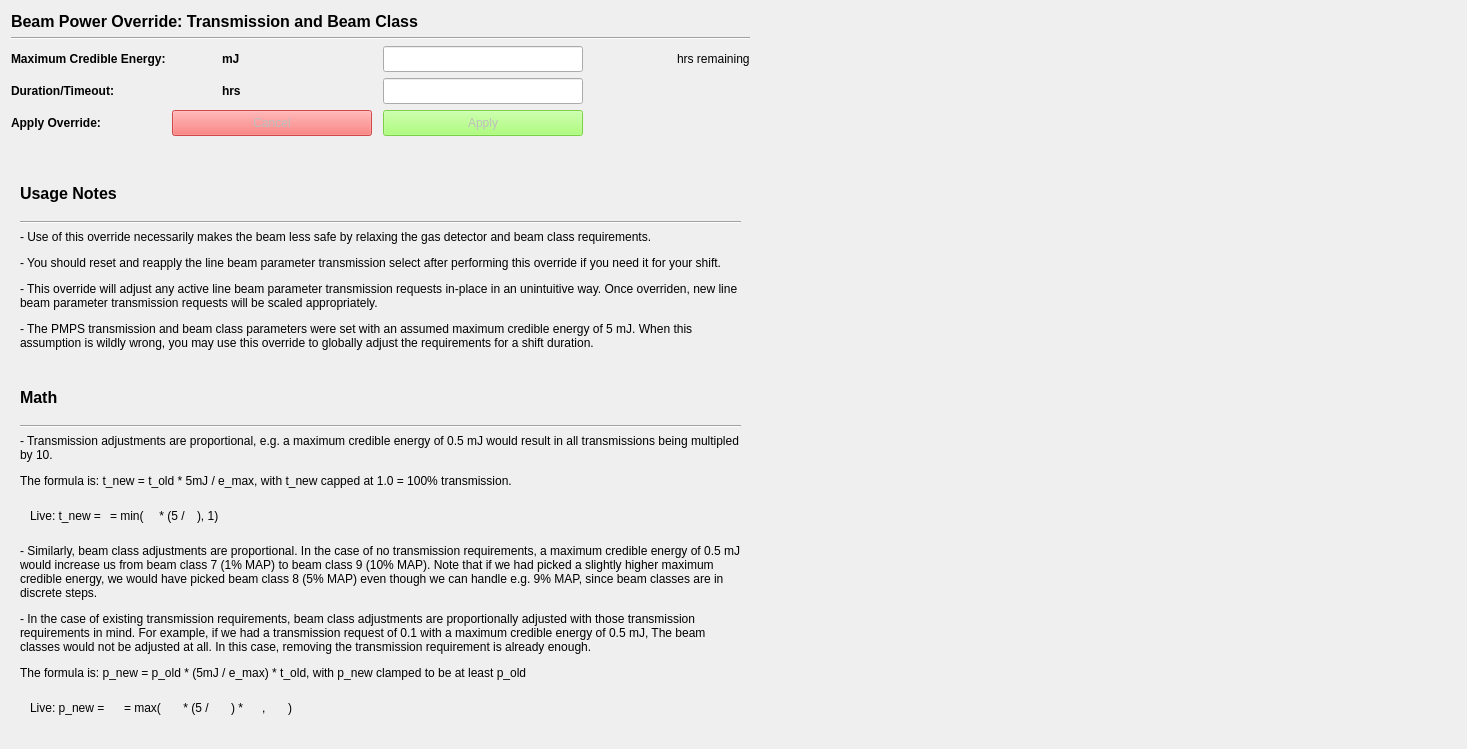
<?xml version="1.0" encoding="UTF-8"?>
<ui version="4.0">
 <class>Form</class>
 <widget class="QWidget" name="Form">
  <property name="geometry">
   <rect>
    <x>0</x>
    <y>0</y>
    <width>1467</width>
    <height>749</height>
   </rect>
  </property>
  <property name="windowTitle">
   <string>Form</string>
  </property>
  <layout class="QGridLayout" name="gridLayout">
   <item row="0" column="0" colspan="4">
    <widget class="QLabel" name="label_29">
     <property name="font">
      <font>
       <pointsize>12</pointsize>
       <weight>75</weight>
       <bold>true</bold>
      </font>
     </property>
     <property name="toolTip">
      <string>&lt;html&gt;&lt;head/&gt;&lt;body&gt;&lt;p&gt;Use this section to globally relax the transmission requirements. The transmission requirements are designed to protect us from a 5mJ beam. If your beam is substantially weaker than 5mJ, you can put in the maximum credible energy here to temporarily adjust all of the transmission protections to compensate.&lt;/p&gt;&lt;/body&gt;&lt;/html&gt;</string>
     </property>
     <property name="text">
      <string>Beam Power Override: Transmission and Beam Class</string>
     </property>
    </widget>
   </item>
   <item row="2" column="2">
    <widget class="PyDMLineEdit" name="jf_cred_energy_set">
     <property name="sizePolicy">
      <sizepolicy hsizetype="Preferred" vsizetype="Fixed">
       <horstretch>0</horstretch>
       <verstretch>0</verstretch>
      </sizepolicy>
     </property>
     <property name="minimumSize">
      <size>
       <width>200</width>
       <height>26</height>
      </size>
     </property>
     <property name="maximumSize">
      <size>
       <width>200</width>
       <height>16777215</height>
      </size>
     </property>
     <property name="toolTip">
      <string/>
     </property>
     <property name="precision" stdset="0">
      <number>0</number>
     </property>
     <property name="showUnits" stdset="0">
      <bool>true</bool>
     </property>
     <property name="precisionFromPV" stdset="0">
      <bool>true</bool>
     </property>
     <property name="alarmSensitiveContent" stdset="0">
      <bool>false</bool>
     </property>
     <property name="alarmSensitiveBorder" stdset="0">
      <bool>true</bool>
     </property>
     <property name="PyDMToolTip" stdset="0">
      <string/>
     </property>
     <property name="channel" stdset="0">
      <string>ca://${line_arbiter_prefix}IntensityJF</string>
     </property>
    </widget>
   </item>
   <item row="4" column="0">
    <widget class="QLabel" name="label_24">
     <property name="font">
      <font>
       <weight>75</weight>
       <bold>true</bold>
      </font>
     </property>
     <property name="toolTip">
      <string>&lt;html&gt;&lt;head/&gt;&lt;body&gt;&lt;p&gt;Click &amp;quot;apply&amp;quot; to start the transmission override mode. Click &amp;quot;cancel&amp;quot; to return to the normal protection mode.&lt;/p&gt;&lt;/body&gt;&lt;/html&gt;</string>
     </property>
     <property name="text">
      <string>Apply Override:</string>
     </property>
    </widget>
   </item>
   <item row="0" column="4">
    <spacer name="horizontalSpacer">
     <property name="orientation">
      <enum>Qt::Horizontal</enum>
     </property>
     <property name="sizeType">
      <enum>QSizePolicy::Expanding</enum>
     </property>
     <property name="sizeHint" stdset="0">
      <size>
       <width>40</width>
       <height>20</height>
      </size>
     </property>
    </spacer>
   </item>
   <item row="2" column="1">
    <layout class="QHBoxLayout" name="horizontalLayout_5">
     <property name="spacing">
      <number>0</number>
     </property>
     <item>
      <widget class="PyDMLabel" name="jf_cred_energy">
       <property name="minimumSize">
        <size>
         <width>50</width>
         <height>26</height>
        </size>
       </property>
       <property name="maximumSize">
        <size>
         <width>50</width>
         <height>26</height>
        </size>
       </property>
       <property name="toolTip">
        <string/>
       </property>
       <property name="precision" stdset="0">
        <number>0</number>
       </property>
       <property name="showUnits" stdset="0">
        <bool>false</bool>
       </property>
       <property name="precisionFromPV" stdset="0">
        <bool>true</bool>
       </property>
       <property name="alarmSensitiveContent" stdset="0">
        <bool>false</bool>
       </property>
       <property name="alarmSensitiveBorder" stdset="0">
        <bool>true</bool>
       </property>
       <property name="PyDMToolTip" stdset="0">
        <string/>
       </property>
       <property name="channel" stdset="0">
        <string>ca://${line_arbiter_prefix}IntensityJF_RBV</string>
       </property>
      </widget>
     </item>
     <item>
      <widget class="QLabel" name="label_26">
       <property name="minimumSize">
        <size>
         <width>25</width>
         <height>0</height>
        </size>
       </property>
       <property name="maximumSize">
        <size>
         <width>25</width>
         <height>16777215</height>
        </size>
       </property>
       <property name="font">
        <font>
         <weight>75</weight>
         <bold>true</bold>
        </font>
       </property>
       <property name="text">
        <string>mJ</string>
       </property>
      </widget>
     </item>
     <item>
      <spacer name="horizontalSpacer_3">
       <property name="orientation">
        <enum>Qt::Horizontal</enum>
       </property>
       <property name="sizeType">
        <enum>QSizePolicy::Fixed</enum>
       </property>
       <property name="sizeHint" stdset="0">
        <size>
         <width>130</width>
         <height>20</height>
        </size>
       </property>
      </spacer>
     </item>
    </layout>
   </item>
   <item row="3" column="1">
    <layout class="QHBoxLayout" name="horizontalLayout_9">
     <property name="spacing">
      <number>0</number>
     </property>
     <item>
      <widget class="PyDMLabel" name="jf_duration">
       <property name="minimumSize">
        <size>
         <width>50</width>
         <height>26</height>
        </size>
       </property>
       <property name="maximumSize">
        <size>
         <width>50</width>
         <height>16777215</height>
        </size>
       </property>
       <property name="toolTip">
        <string/>
       </property>
       <property name="precision" stdset="0">
        <number>2</number>
       </property>
       <property name="showUnits" stdset="0">
        <bool>false</bool>
       </property>
       <property name="precisionFromPV" stdset="0">
        <bool>false</bool>
       </property>
       <property name="alarmSensitiveContent" stdset="0">
        <bool>false</bool>
       </property>
       <property name="alarmSensitiveBorder" stdset="0">
        <bool>true</bool>
       </property>
       <property name="PyDMToolTip" stdset="0">
        <string/>
       </property>
       <property name="channel" stdset="0">
        <string>ca://${line_arbiter_prefix}DurationJF_RBV</string>
       </property>
      </widget>
     </item>
     <item>
      <widget class="QLabel" name="label_25">
       <property name="minimumSize">
        <size>
         <width>25</width>
         <height>0</height>
        </size>
       </property>
       <property name="maximumSize">
        <size>
         <width>25</width>
         <height>16777215</height>
        </size>
       </property>
       <property name="font">
        <font>
         <weight>75</weight>
         <bold>true</bold>
        </font>
       </property>
       <property name="text">
        <string>hrs</string>
       </property>
      </widget>
     </item>
     <item>
      <spacer name="horizontalSpacer_4">
       <property name="orientation">
        <enum>Qt::Horizontal</enum>
       </property>
       <property name="sizeType">
        <enum>QSizePolicy::Fixed</enum>
       </property>
       <property name="sizeHint" stdset="0">
        <size>
         <width>130</width>
         <height>20</height>
        </size>
       </property>
      </spacer>
     </item>
    </layout>
   </item>
   <item row="1" column="0" colspan="4">
    <widget class="Line" name="line">
     <property name="orientation">
      <enum>Qt::Horizontal</enum>
     </property>
    </widget>
   </item>
   <item row="3" column="2">
    <widget class="PyDMLineEdit" name="jf_duration_set">
     <property name="sizePolicy">
      <sizepolicy hsizetype="Preferred" vsizetype="Fixed">
       <horstretch>0</horstretch>
       <verstretch>0</verstretch>
      </sizepolicy>
     </property>
     <property name="minimumSize">
      <size>
       <width>200</width>
       <height>26</height>
      </size>
     </property>
     <property name="maximumSize">
      <size>
       <width>200</width>
       <height>16777215</height>
      </size>
     </property>
     <property name="toolTip">
      <string/>
     </property>
     <property name="precision" stdset="0">
      <number>2</number>
     </property>
     <property name="showUnits" stdset="0">
      <bool>false</bool>
     </property>
     <property name="precisionFromPV" stdset="0">
      <bool>false</bool>
     </property>
     <property name="alarmSensitiveContent" stdset="0">
      <bool>false</bool>
     </property>
     <property name="alarmSensitiveBorder" stdset="0">
      <bool>true</bool>
     </property>
     <property name="PyDMToolTip" stdset="0">
      <string/>
     </property>
     <property name="channel" stdset="0">
      <string>ca://${line_arbiter_prefix}DurationJF</string>
     </property>
    </widget>
   </item>
   <item row="3" column="0">
    <widget class="QLabel" name="label_23">
     <property name="font">
      <font>
       <weight>75</weight>
       <bold>true</bold>
      </font>
     </property>
     <property name="toolTip">
      <string>&lt;html&gt;&lt;head/&gt;&lt;body&gt;&lt;p&gt;This is the timeout after which we will remove our transmission override. It is intended to be overridden for the length of a single shift.&lt;/p&gt;&lt;/body&gt;&lt;/html&gt;</string>
     </property>
     <property name="text">
      <string>Duration/Timeout:</string>
     </property>
    </widget>
   </item>
   <item row="2" column="3">
    <layout class="QHBoxLayout" name="horizontalLayout_11">
     <item>
      <widget class="PyDMByteIndicator" name="jf_active_byte">
       <property name="sizePolicy">
        <sizepolicy hsizetype="Fixed" vsizetype="Fixed">
         <horstretch>0</horstretch>
         <verstretch>0</verstretch>
        </sizepolicy>
       </property>
       <property name="minimumSize">
        <size>
         <width>26</width>
         <height>26</height>
        </size>
       </property>
       <property name="maximumSize">
        <size>
         <width>26</width>
         <height>26</height>
        </size>
       </property>
       <property name="toolTip">
        <string/>
       </property>
       <property name="alarmSensitiveContent" stdset="0">
        <bool>false</bool>
       </property>
       <property name="alarmSensitiveBorder" stdset="0">
        <bool>true</bool>
       </property>
       <property name="PyDMToolTip" stdset="0">
        <string/>
       </property>
       <property name="channel" stdset="0">
        <string>ca://${line_arbiter_prefix}ApplyJF_RBV</string>
       </property>
       <property name="showLabels" stdset="0">
        <bool>false</bool>
       </property>
       <property name="bigEndian" stdset="0">
        <bool>false</bool>
       </property>
       <property name="circles" stdset="0">
        <bool>true</bool>
       </property>
       <property name="numBits" stdset="0">
        <number>1</number>
       </property>
       <property name="shift" stdset="0">
        <number>0</number>
       </property>
       <property name="labels" stdset="0">
        <stringlist>
         <string>Bit 0</string>
        </stringlist>
       </property>
      </widget>
     </item>
     <item>
      <widget class="PyDMLabel" name="jf_time_remaining">
       <property name="minimumSize">
        <size>
         <width>50</width>
         <height>26</height>
        </size>
       </property>
       <property name="maximumSize">
        <size>
         <width>50</width>
         <height>16777215</height>
        </size>
       </property>
       <property name="toolTip">
        <string/>
       </property>
       <property name="precision" stdset="0">
        <number>2</number>
       </property>
       <property name="showUnits" stdset="0">
        <bool>false</bool>
       </property>
       <property name="precisionFromPV" stdset="0">
        <bool>false</bool>
       </property>
       <property name="alarmSensitiveContent" stdset="0">
        <bool>false</bool>
       </property>
       <property name="alarmSensitiveBorder" stdset="0">
        <bool>true</bool>
       </property>
       <property name="PyDMToolTip" stdset="0">
        <string/>
       </property>
       <property name="channel" stdset="0">
        <string>ca://${line_arbiter_prefix}TimeRemainJF_RBV</string>
       </property>
      </widget>
     </item>
     <item>
      <widget class="QLabel" name="label_27">
       <property name="maximumSize">
        <size>
         <width>125</width>
         <height>16777215</height>
        </size>
       </property>
       <property name="font">
        <font>
         <weight>50</weight>
         <bold>false</bold>
        </font>
       </property>
       <property name="text">
        <string>hrs remaining</string>
       </property>
      </widget>
     </item>
    </layout>
   </item>
   <item row="4" column="1">
    <widget class="PyDMPushButton" name="jf_cancel">
     <property name="enabled">
      <bool>false</bool>
     </property>
     <property name="minimumSize">
      <size>
       <width>200</width>
       <height>26</height>
      </size>
     </property>
     <property name="maximumSize">
      <size>
       <width>200</width>
       <height>16777215</height>
      </size>
     </property>
     <property name="toolTip">
      <string/>
     </property>
     <property name="styleSheet">
      <string notr="true">QPushButton { background-color: rgb(255, 85, 85) }</string>
     </property>
     <property name="text">
      <string>Cancel</string>
     </property>
     <property name="alarmSensitiveContent" stdset="0">
      <bool>false</bool>
     </property>
     <property name="alarmSensitiveBorder" stdset="0">
      <bool>false</bool>
     </property>
     <property name="PyDMToolTip" stdset="0">
      <string/>
     </property>
     <property name="channel" stdset="0">
      <string>ca://${line_arbiter_prefix}CancelJF</string>
     </property>
     <property name="passwordProtected" stdset="0">
      <bool>false</bool>
     </property>
     <property name="password" stdset="0">
      <string/>
     </property>
     <property name="protectedPassword" stdset="0">
      <string/>
     </property>
     <property name="showConfirmDialog" stdset="0">
      <bool>false</bool>
     </property>
     <property name="confirmMessage" stdset="0">
      <string>Are you sure you want to proceed?</string>
     </property>
     <property name="pressValue" stdset="0">
      <string>1</string>
     </property>
     <property name="releaseValue" stdset="0">
      <string>None</string>
     </property>
     <property name="relativeChange" stdset="0">
      <bool>false</bool>
     </property>
     <property name="writeWhenRelease" stdset="0">
      <bool>false</bool>
     </property>
    </widget>
   </item>
   <item row="8" column="0" colspan="4">
    <widget class="QScrollArea" name="scrollArea">
     <property name="frameShape">
      <enum>QFrame::NoFrame</enum>
     </property>
     <property name="frameShadow">
      <enum>QFrame::Plain</enum>
     </property>
     <property name="lineWidth">
      <number>0</number>
     </property>
     <property name="horizontalScrollBarPolicy">
      <enum>Qt::ScrollBarAlwaysOff</enum>
     </property>
     <property name="widgetResizable">
      <bool>true</bool>
     </property>
     <widget class="QWidget" name="scrollAreaWidgetContents_2">
      <property name="geometry">
       <rect>
        <x>0</x>
        <y>0</y>
        <width>1362</width>
        <height>570</height>
       </rect>
      </property>
      <layout class="QVBoxLayout" name="verticalLayout">
       <item>
        <widget class="QLabel" name="label_31">
         <property name="font">
          <font>
           <pointsize>12</pointsize>
           <weight>75</weight>
           <bold>true</bold>
          </font>
         </property>
         <property name="toolTip">
          <string/>
         </property>
         <property name="text">
          <string>Usage Notes</string>
         </property>
        </widget>
       </item>
       <item>
        <widget class="Line" name="line_2">
         <property name="orientation">
          <enum>Qt::Horizontal</enum>
         </property>
        </widget>
       </item>
       <item>
        <widget class="QLabel" name="label">
         <property name="text">
          <string>&lt;html&gt;&lt;head/&gt;&lt;body&gt;&lt;p&gt;- Use of this override necessarily makes the beam less safe by relaxing the gas detector and beam class requirements.&lt;/p&gt;&lt;p&gt;- You should reset and reapply the line beam parameter transmission select after performing this override if you need it for your shift.&lt;/p&gt;&lt;p&gt;- This override will adjust any active line beam parameter transmission requests in-place in an unintuitive way. Once overriden, new line beam parameter transmission requests will be scaled appropriately.&lt;/p&gt;&lt;p&gt;- The PMPS transmission and beam class parameters were set with an assumed maximum credible energy of 5 mJ. When this assumption is wildly wrong, you may use this override to globally adjust the requirements for a shift duration.&lt;/p&gt;&lt;/body&gt;&lt;/html&gt;</string>
         </property>
         <property name="wordWrap">
          <bool>true</bool>
         </property>
        </widget>
       </item>
       <item>
        <spacer name="horizontalSpacer_6">
         <property name="orientation">
          <enum>Qt::Horizontal</enum>
         </property>
         <property name="sizeType">
          <enum>QSizePolicy::Fixed</enum>
         </property>
         <property name="sizeHint" stdset="0">
          <size>
           <width>40</width>
           <height>20</height>
          </size>
         </property>
        </spacer>
       </item>
       <item>
        <widget class="QLabel" name="label_32">
         <property name="font">
          <font>
           <pointsize>12</pointsize>
           <weight>75</weight>
           <bold>true</bold>
          </font>
         </property>
         <property name="toolTip">
          <string/>
         </property>
         <property name="text">
          <string>Math</string>
         </property>
        </widget>
       </item>
       <item>
        <widget class="Line" name="line_3">
         <property name="orientation">
          <enum>Qt::Horizontal</enum>
         </property>
        </widget>
       </item>
       <item>
        <widget class="QLabel" name="label_2">
         <property name="text">
          <string>&lt;html&gt;&lt;head/&gt;&lt;body&gt;&lt;p&gt;- Transmission adjustments are proportional, e.g. a maximum credible energy of 0.5 mJ would result in all transmissions being multipled by 10.&lt;/p&gt;&lt;p&gt;The formula is: t_new = t_old * 5mJ / e_max, with t_new capped at 1.0 = 100% transmission.&lt;/p&gt;&lt;/body&gt;&lt;/html&gt;</string>
         </property>
         <property name="wordWrap">
          <bool>true</bool>
         </property>
        </widget>
       </item>
       <item>
        <layout class="QHBoxLayout" name="horizontalLayout">
         <property name="spacing">
          <number>1</number>
         </property>
         <property name="leftMargin">
          <number>10</number>
         </property>
         <property name="topMargin">
          <number>10</number>
         </property>
         <property name="rightMargin">
          <number>10</number>
         </property>
         <property name="bottomMargin">
          <number>10</number>
         </property>
         <item>
          <widget class="QLabel" name="label_7">
           <property name="text">
            <string>Live: t_new =</string>
           </property>
          </widget>
         </item>
         <item>
          <widget class="PyDMLabel" name="PyDMLabel_6">
           <property name="enabled">
            <bool>false</bool>
           </property>
           <property name="maximumSize">
            <size>
             <width>200</width>
             <height>16777215</height>
            </size>
           </property>
           <property name="toolTip">
            <string/>
           </property>
           <property name="precision" stdset="0">
            <number>2</number>
           </property>
           <property name="showUnits" stdset="0">
            <bool>true</bool>
           </property>
           <property name="precisionFromPV" stdset="0">
            <bool>false</bool>
           </property>
           <property name="alarmSensitiveContent" stdset="0">
            <bool>false</bool>
           </property>
           <property name="alarmSensitiveBorder" stdset="0">
            <bool>true</bool>
           </property>
           <property name="PyDMToolTip" stdset="0">
            <string/>
           </property>
           <property name="channel" stdset="0">
            <string>ca://${trans_req_pv}</string>
           </property>
           <property name="displayFormat" stdset="0">
            <enum>PyDMLabel::Exponential</enum>
           </property>
          </widget>
         </item>
         <item>
          <widget class="QLabel" name="label_4">
           <property name="text">
            <string>= min( </string>
           </property>
          </widget>
         </item>
         <item>
          <widget class="PyDMLabel" name="PyDMLabel_7">
           <property name="enabled">
            <bool>false</bool>
           </property>
           <property name="maximumSize">
            <size>
             <width>200</width>
             <height>16777215</height>
            </size>
           </property>
           <property name="toolTip">
            <string/>
           </property>
           <property name="precision" stdset="0">
            <number>2</number>
           </property>
           <property name="showUnits" stdset="0">
            <bool>true</bool>
           </property>
           <property name="precisionFromPV" stdset="0">
            <bool>false</bool>
           </property>
           <property name="alarmSensitiveContent" stdset="0">
            <bool>false</bool>
           </property>
           <property name="alarmSensitiveBorder" stdset="0">
            <bool>true</bool>
           </property>
           <property name="PyDMToolTip" stdset="0">
            <string/>
           </property>
           <property name="channel" stdset="0">
            <string>ca://${line_arbiter_prefix}RequestedBP:Transmission_RBV</string>
           </property>
           <property name="enableRichText" stdset="0">
            <bool>false</bool>
           </property>
           <property name="displayFormat" stdset="0">
            <enum>PyDMLabel::Exponential</enum>
           </property>
          </widget>
         </item>
         <item>
          <widget class="QLabel" name="label_6">
           <property name="text">
            <string> * (5 / </string>
           </property>
          </widget>
         </item>
         <item>
          <widget class="PyDMLabel" name="jf_cred_energy_2">
           <property name="toolTip">
            <string/>
           </property>
           <property name="precision" stdset="0">
            <number>0</number>
           </property>
           <property name="showUnits" stdset="0">
            <bool>false</bool>
           </property>
           <property name="precisionFromPV" stdset="0">
            <bool>true</bool>
           </property>
           <property name="alarmSensitiveContent" stdset="0">
            <bool>false</bool>
           </property>
           <property name="alarmSensitiveBorder" stdset="0">
            <bool>true</bool>
           </property>
           <property name="PyDMToolTip" stdset="0">
            <string/>
           </property>
           <property name="channel" stdset="0">
            <string>ca://${line_arbiter_prefix}IntensityJF_RBV</string>
           </property>
           <property name="enableRichText" stdset="0">
            <bool>false</bool>
           </property>
          </widget>
         </item>
         <item>
          <widget class="QLabel" name="label_5">
           <property name="text">
            <string>), 1)</string>
           </property>
          </widget>
         </item>
         <item>
          <spacer name="horizontalSpacer_2">
           <property name="orientation">
            <enum>Qt::Horizontal</enum>
           </property>
           <property name="sizeHint" stdset="0">
            <size>
             <width>40</width>
             <height>20</height>
            </size>
           </property>
          </spacer>
         </item>
        </layout>
       </item>
       <item>
        <widget class="QLabel" name="label_3">
         <property name="text">
          <string>&lt;html&gt;&lt;head/&gt;&lt;body&gt;&lt;p&gt;- Similarly, beam class adjustments are proportional. In the case of no transmission requirements, a maximum credible energy of 0.5 mJ would increase us from beam class 7 (1% MAP) to beam class 9 (10% MAP). Note that if we had picked a slightly higher maximum credible energy, we would have picked beam class 8 (5% MAP) even though we can handle e.g. 9% MAP, since beam classes are in discrete steps.&lt;/p&gt;&lt;p&gt;- In the case of existing transmission requirements, beam class adjustments are proportionally adjusted with those transmission requirements in mind. For example, if we had a transmission request of 0.1 with a maximum credible energy of 0.5 mJ, The beam classes would not be adjusted at all. In this case, removing the transmission requirement is already enough.&lt;/p&gt;&lt;p&gt;The formula is: p_new = p_old * (5mJ / e_max) * t_old, with p_new clamped to be at least p_old&lt;/p&gt;&lt;/body&gt;&lt;/html&gt;</string>
         </property>
         <property name="wordWrap">
          <bool>true</bool>
         </property>
        </widget>
       </item>
       <item>
        <layout class="QHBoxLayout" name="horizontalLayout_2">
         <property name="leftMargin">
          <number>10</number>
         </property>
         <property name="topMargin">
          <number>10</number>
         </property>
         <property name="rightMargin">
          <number>10</number>
         </property>
         <property name="bottomMargin">
          <number>10</number>
         </property>
         <item>
          <widget class="QLabel" name="label_11">
           <property name="text">
            <string>Live: p_new =</string>
           </property>
          </widget>
         </item>
         <item>
          <widget class="PyDMLabel" name="PyDMLabel_8">
           <property name="enabled">
            <bool>false</bool>
           </property>
           <property name="maximumSize">
            <size>
             <width>200</width>
             <height>16777215</height>
            </size>
           </property>
           <property name="toolTip">
            <string/>
           </property>
           <property name="precision" stdset="0">
            <number>2</number>
           </property>
           <property name="showUnits" stdset="0">
            <bool>true</bool>
           </property>
           <property name="precisionFromPV" stdset="0">
            <bool>false</bool>
           </property>
           <property name="alarmSensitiveContent" stdset="0">
            <bool>false</bool>
           </property>
           <property name="alarmSensitiveBorder" stdset="0">
            <bool>true</bool>
           </property>
           <property name="PyDMToolTip" stdset="0">
            <string/>
           </property>
           <property name="channel" stdset="0">
            <string>ca://${line_arbiter_prefix}PowerOverride_RBV</string>
           </property>
           <property name="enableRichText" stdset="0">
            <bool>false</bool>
           </property>
           <property name="displayFormat" stdset="0">
            <enum>PyDMLabel::Exponential</enum>
           </property>
          </widget>
         </item>
         <item>
          <widget class="QLabel" name="label_8">
           <property name="text">
            <string>= max(</string>
           </property>
          </widget>
         </item>
         <item>
          <widget class="PyDMLabel" name="PyDMLabel_9">
           <property name="enabled">
            <bool>false</bool>
           </property>
           <property name="maximumSize">
            <size>
             <width>200</width>
             <height>16777215</height>
            </size>
           </property>
           <property name="toolTip">
            <string/>
           </property>
           <property name="precision" stdset="0">
            <number>2</number>
           </property>
           <property name="showUnits" stdset="0">
            <bool>true</bool>
           </property>
           <property name="precisionFromPV" stdset="0">
            <bool>false</bool>
           </property>
           <property name="alarmSensitiveContent" stdset="0">
            <bool>false</bool>
           </property>
           <property name="alarmSensitiveBorder" stdset="0">
            <bool>true</bool>
           </property>
           <property name="PyDMToolTip" stdset="0">
            <string/>
           </property>
           <property name="channel" stdset="0">
            <string>ca://${line_arbiter_prefix}RequestedPowerMax_RBV</string>
           </property>
           <property name="enableRichText" stdset="0">
            <bool>false</bool>
           </property>
           <property name="displayFormat" stdset="0">
            <enum>PyDMLabel::Exponential</enum>
           </property>
          </widget>
         </item>
         <item>
          <widget class="QLabel" name="label_9">
           <property name="text">
            <string> * (5 / </string>
           </property>
          </widget>
         </item>
         <item>
          <widget class="PyDMLabel" name="jf_cred_energy_3">
           <property name="toolTip">
            <string/>
           </property>
           <property name="precision" stdset="0">
            <number>0</number>
           </property>
           <property name="showUnits" stdset="0">
            <bool>false</bool>
           </property>
           <property name="precisionFromPV" stdset="0">
            <bool>true</bool>
           </property>
           <property name="alarmSensitiveContent" stdset="0">
            <bool>false</bool>
           </property>
           <property name="alarmSensitiveBorder" stdset="0">
            <bool>true</bool>
           </property>
           <property name="PyDMToolTip" stdset="0">
            <string/>
           </property>
           <property name="channel" stdset="0">
            <string>ca://${line_arbiter_prefix}IntensityJF_RBV</string>
           </property>
           <property name="enableRichText" stdset="0">
            <bool>false</bool>
           </property>
          </widget>
         </item>
         <item>
          <widget class="QLabel" name="label_10">
           <property name="text">
            <string>) *</string>
           </property>
          </widget>
         </item>
         <item>
          <widget class="PyDMLabel" name="PyDMLabel_10">
           <property name="enabled">
            <bool>false</bool>
           </property>
           <property name="maximumSize">
            <size>
             <width>200</width>
             <height>16777215</height>
            </size>
           </property>
           <property name="toolTip">
            <string/>
           </property>
           <property name="precision" stdset="0">
            <number>2</number>
           </property>
           <property name="showUnits" stdset="0">
            <bool>true</bool>
           </property>
           <property name="precisionFromPV" stdset="0">
            <bool>false</bool>
           </property>
           <property name="alarmSensitiveContent" stdset="0">
            <bool>false</bool>
           </property>
           <property name="alarmSensitiveBorder" stdset="0">
            <bool>true</bool>
           </property>
           <property name="PyDMToolTip" stdset="0">
            <string/>
           </property>
           <property name="channel" stdset="0">
            <string>ca://${line_arbiter_prefix}RequestedBP:Transmission_RBV</string>
           </property>
           <property name="enableRichText" stdset="0">
            <bool>false</bool>
           </property>
           <property name="displayFormat" stdset="0">
            <enum>PyDMLabel::Exponential</enum>
           </property>
          </widget>
         </item>
         <item>
          <widget class="QLabel" name="label_12">
           <property name="text">
            <string>, </string>
           </property>
          </widget>
         </item>
         <item>
          <widget class="PyDMLabel" name="PyDMLabel_11">
           <property name="enabled">
            <bool>false</bool>
           </property>
           <property name="maximumSize">
            <size>
             <width>200</width>
             <height>16777215</height>
            </size>
           </property>
           <property name="toolTip">
            <string/>
           </property>
           <property name="precision" stdset="0">
            <number>2</number>
           </property>
           <property name="showUnits" stdset="0">
            <bool>true</bool>
           </property>
           <property name="precisionFromPV" stdset="0">
            <bool>false</bool>
           </property>
           <property name="alarmSensitiveContent" stdset="0">
            <bool>false</bool>
           </property>
           <property name="alarmSensitiveBorder" stdset="0">
            <bool>true</bool>
           </property>
           <property name="PyDMToolTip" stdset="0">
            <string/>
           </property>
           <property name="channel" stdset="0">
            <string>ca://${line_arbiter_prefix}RequestedPowerMax_RBV</string>
           </property>
           <property name="enableRichText" stdset="0">
            <bool>false</bool>
           </property>
           <property name="displayFormat" stdset="0">
            <enum>PyDMLabel::Exponential</enum>
           </property>
          </widget>
         </item>
         <item>
          <widget class="QLabel" name="label_13">
           <property name="text">
            <string>)</string>
           </property>
          </widget>
         </item>
         <item>
          <spacer name="horizontalSpacer_7">
           <property name="orientation">
            <enum>Qt::Horizontal</enum>
           </property>
           <property name="sizeHint" stdset="0">
            <size>
             <width>40</width>
             <height>20</height>
            </size>
           </property>
          </spacer>
         </item>
        </layout>
       </item>
      </layout>
     </widget>
    </widget>
   </item>
   <item row="4" column="2">
    <widget class="PyDMPushButton" name="jf_apply_2">
     <property name="enabled">
      <bool>false</bool>
     </property>
     <property name="minimumSize">
      <size>
       <width>200</width>
       <height>26</height>
      </size>
     </property>
     <property name="maximumSize">
      <size>
       <width>200</width>
       <height>26</height>
      </size>
     </property>
     <property name="toolTip">
      <string/>
     </property>
     <property name="styleSheet">
      <string notr="true">QPushButton { background-color: rgb(148, 255, 85) }</string>
     </property>
     <property name="text">
      <string>Apply</string>
     </property>
     <property name="alarmSensitiveContent" stdset="0">
      <bool>false</bool>
     </property>
     <property name="alarmSensitiveBorder" stdset="0">
      <bool>false</bool>
     </property>
     <property name="PyDMToolTip" stdset="0">
      <string/>
     </property>
     <property name="channel" stdset="0">
      <string>ca://${line_arbiter_prefix}ApplyJF</string>
     </property>
     <property name="passwordProtected" stdset="0">
      <bool>false</bool>
     </property>
     <property name="password" stdset="0">
      <string/>
     </property>
     <property name="protectedPassword" stdset="0">
      <string/>
     </property>
     <property name="showConfirmDialog" stdset="0">
      <bool>true</bool>
     </property>
     <property name="confirmMessage" stdset="0">
      <string>Warning: this override will adjust transmission and beamclass requirements globally, making the beam much stronger. Are you sure you wish to proceed?</string>
     </property>
     <property name="pressValue" stdset="0">
      <string>1</string>
     </property>
     <property name="releaseValue" stdset="0">
      <string>None</string>
     </property>
     <property name="relativeChange" stdset="0">
      <bool>false</bool>
     </property>
     <property name="writeWhenRelease" stdset="0">
      <bool>false</bool>
     </property>
    </widget>
   </item>
   <item row="5" column="0">
    <spacer name="horizontalSpacer_5">
     <property name="orientation">
      <enum>Qt::Horizontal</enum>
     </property>
     <property name="sizeType">
      <enum>QSizePolicy::Fixed</enum>
     </property>
     <property name="sizeHint" stdset="0">
      <size>
       <width>40</width>
       <height>20</height>
      </size>
     </property>
    </spacer>
   </item>
   <item row="2" column="0">
    <widget class="QLabel" name="label_22">
     <property name="font">
      <font>
       <weight>75</weight>
       <bold>true</bold>
      </font>
     </property>
     <property name="toolTip">
      <string>&lt;html&gt;&lt;head/&gt;&lt;body&gt;&lt;p&gt;Readback and setpoint for the maximum credible energy in the context of a transmission override. If this is 5mJ, then we will use the maximum transmission protections. If this is set to lower than 5mJ and applied, then we will adjust all transmission protections proportionally.&lt;/p&gt;&lt;p&gt;Note that if we already have a transmission override applied, adjusting this parameter further will update the protection threshold, live.&lt;/p&gt;&lt;/body&gt;&lt;/html&gt;</string>
     </property>
     <property name="text">
      <string>Maximum Credible Energy:</string>
     </property>
    </widget>
   </item>
  </layout>
 </widget>
 <customwidgets>
  <customwidget>
   <class>PyDMLabel</class>
   <extends>QLabel</extends>
   <header>pydm.widgets.label</header>
  </customwidget>
  <customwidget>
   <class>PyDMByteIndicator</class>
   <extends>QWidget</extends>
   <header>pydm.widgets.byte</header>
  </customwidget>
  <customwidget>
   <class>PyDMLineEdit</class>
   <extends>QLineEdit</extends>
   <header>pydm.widgets.line_edit</header>
  </customwidget>
  <customwidget>
   <class>PyDMPushButton</class>
   <extends>QPushButton</extends>
   <header>pydm.widgets.pushbutton</header>
  </customwidget>
 </customwidgets>
 <resources/>
 <connections/>
</ui>
